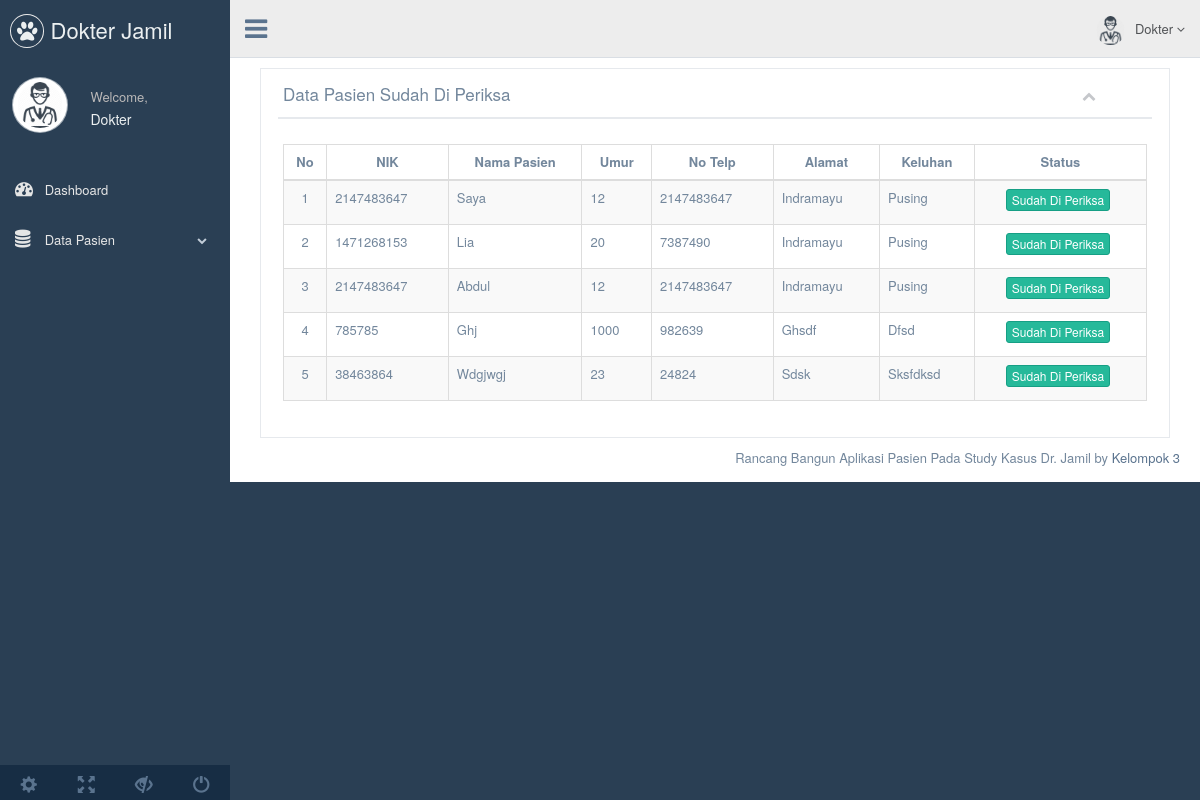
/proyek/index.php/dokter/pasien_periksa, run on the app's committed database.
### tables this page shows
CREATE TABLE `pasien` (
  `id_pasien` int(3) NOT NULL,
  `nama_pasien` varchar(50) NOT NULL,
  `nik` int(15) NOT NULL,
  `keluhan` varchar(1000) NOT NULL,
  `alamat` varchar(50) NOT NULL,
  `umur` varchar(10) NOT NULL,
  `notlp` int(12) NOT NULL,
  `status` int(1) DEFAULT NULL
);

### proyek/application/controllers/Dokter.php (called while the page is built, shortened)
<?php
class Dokter extends CI_Controller
{
  function __construct()
  {
        $this->load->model('M_pasien');
    $this->load->helper(array('form','url'));
    $this->load->library('parser');
  }
  public function pasien_periksa(){
    $data['pasien']   = $this->M_pasien->listing_pasien_sdh_periksa();
    $data['content'] = 'dokter/pasien/data_pasien_periksa';
    $this->load->view('templates/dokter/template', $data);
  }
}

### proyek/index.php (called while the page is built, shortened)
<?php
require_once BASEPATH.'core/CodeIgniter.php';

### proyek/application/models/M_pasien.php (called while the page is built, shortened)
<?php
class M_pasien extends CI_Model {
    function listing_pasien_sdh_periksa(){
        $this->db->select('*');
        $this->db->from('pasien');
        $this->db->where('status','1');
        $this->db->order_by('id_pasien','DESC');
        $query = $this->db->get();
        return $query->result_array();
    }
}

### proyek/application/views/dokter/pasien/data_pasien_periksa.php (the view, shortened to what this page needs)
<div class="right_col" role="main">
  <div class="">
    <div class="col-md-12 col-sm-12 col-xs-12 pull-right">
      <div class="x_panel">
        <div class="x_title">
          <h2>Data Pasien Sudah Di Periksa</h2>
          <ul class="nav navbar-right panel_toolbox">
            <li><a class="collapse-link"><i class="fa fa-chevron-up"></i></a>
            </li>
          </ul>
          <div class="clearfix"></div>
        </div>
        <div class="x_content">
          <table id="datatable" class="table table-striped table-bordered">
            <thead>
              <tr>
                  <th style="text-align: center; width: 5%;">No</th>
                  <th style="text-align: center;">NIK</th>
                  <th style="text-align: center;">Nama Pasien</th>
                  <th style="text-align: center;">Umur</th>
                  <th style="text-align: center;">No Telp</th>
                  <th style="text-align: center;">Alamat</th>
                  <th style="text-align: center;">Keluhan</th>
                  <th style="text-align: center;">Status</th>
              </tr>
            </thead>
            <tbody>
              <?php $i=1; foreach($pasien as $pasien) { ?>
              <tr class="odd gradeX">
                  <td style="text-align: center;"><?php echo $i; ?></td>
                  <td><?php echo (ucwords($pasien['nik'])); ?></td>
                  <td><?php echo (ucwords($pasien['nama_pasien'])); ?></td>
                  <td><?php echo $pasien['umur']; ?></td>
                  <td><?php echo $pasien['notlp']; ?></td>
                  <td><?php echo ucwords($pasien['alamat']); ?></td>
                  <td><?php echo ucwords($pasien['keluhan']); ?></td>
                  <td><?php if($pasien['status'] == 0) {
                    echo '<center> <a class="btn btn-danger btn-xs"> <i class="fa fa-danger"></i> Belum Di Periksa</a>
                    </center>';
                  } else {
                    echo '<center> <a class="btn btn-success btn-xs"> Sudah Di Periksa </a> </center>';
                  }
                  ?>
                  </td>
              </tr>
              <?php $i++; } ?>
            </tbody>
          </table>
        </div>
      </div>
    </div>
  </div>
</div>

### data on the page
pasien: nik "2147483647", nama_pasien "Saya", umur "12", notlp "2147483647", alamat "Indramayu", keluhan "Pusing", status "Sudah Di Periksa"
pasien: nik "1471268153", nama_pasien "Lia", umur "20", notlp "7387490", alamat "Indramayu", keluhan "Pusing", status "Sudah Di Periksa"
pasien: nik "2147483647", nama_pasien "Abdul", umur "12", notlp "2147483647", alamat "Indramayu", keluhan "Pusing", status "Sudah Di Periksa"
pasien: nik "785785", nama_pasien "Ghj", umur "1000", notlp "982639", alamat "Ghsdf", keluhan "Dfsd", status "Sudah Di Periksa"
pasien: nik "38463864", nama_pasien "Wdgjwgj", umur "23", notlp "24824", alamat "Sdsk", keluhan "Sksfdksd", status "Sudah Di Periksa"
